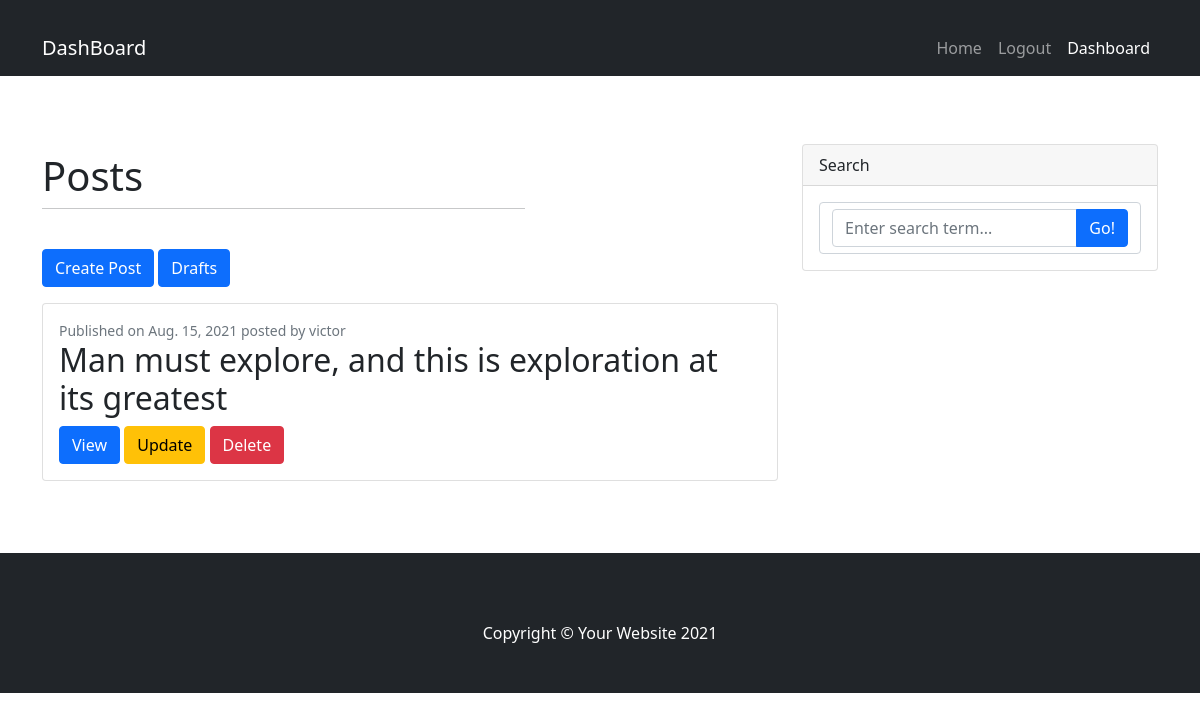
The app's page /dashboard/ (signed in) with its own data.
### blog/models.py (models this page shows, shortened)
class Post(models.Model):
    author = models.ForeignKey(User, on_delete=models.CASCADE)
    title = models.CharField(max_length=200)
    content = models.TextField()
    slug = models.SlugField(allow_unicode=True, unique=True, blank=True)
    image = models.ImageField(default='post.jpg', upload_to='post_pics/')
    created_date = models.DateField(default=timezone.now)
    published_date = models.DateField(blank=True, null=True)
    category = models.ForeignKey('blog.category', on_delete=models.CASCADE)
    likes = models.ManyToManyField(User, related_name="post_like")

### blog/views.py (the view)
# urls.py: path('dashboard/', views.DashBoardView.as_view(), name='dashboard'),
class DashBoardView(CategoryMixin, ListView):
    template_name = 'dashboard/dpost_list.html'
    model = Post
    def get_context_data(self, **kwargs):
        context = super(DashBoardView, self).get_context_data(**kwargs)
        d_posts = self.get_dposts()
        context['d_posts'] = d_posts
        context['page_obj'] = d_posts
        return context
    def get_dposts(self):
        queryset = Post.objects.filter(author_id=self.request.user)
        paginator = Paginator(queryset, 8)
        page = self.request.GET.get('page')
        d_posts = paginator.get_page(page)
        return d_posts

### blog/views.py (called while the page is built)
    def get_categories(self):
        return Category.objects.all()

    def get_context_data(self, **kwargs):
        context = super(CategoryMixin, self).get_context_data(**kwargs)
        context['categories'] = self.get_categories()
        return context

### blog/templates/dashboard/dpost_list.html (shortened to what this page needs)
{% extends 'dashboard/d_base.html'%}
{% block content %}
        <div class="container">
            <div class="row py-5">
                <div class="col-lg-8">
                    <div class="row justify-content-left">
                        <div class="col-8">
                          <h1 class="mt-2">Posts</h1>
                          <hr class="mt-0 mb-4">
                        <a class="btn btn-primary my-3" href="{% url 'post_create' %}">Create Post</a>
                        <a class="btn btn-primary my-3" href="{% url 'post_drafts' %}">Drafts</a>
                        </div>
                    </div>
                    {% for post in d_posts %}
                        {% if post.published_date %}
                        <div class="card mb-4">
                            <div class="card-body">
                                <div class="small text-muted">Published on {{ post.published_date }} posted by {{ post.author.username }}</div>
                                <h2 class="card-title">{{ post.title }}</h2>
                                <a class="btn btn-primary" href="{% url 'post_detail' slug=post.slug %}">View</a>
                                <a class="btn btn-warning" href="{% url 'post_update' slug=post.slug %}">Update</a>
                                <a class="btn btn-danger" href="{% url 'post_delete' slug=post.slug %}">Delete</a>
                            </div>
                        </div>
                        {% elif not post.published_date %}
                        <div class="card mb-4">
                            <div class="card-body">
                                <h2 class="card-title">You have no posts to display</h2>
                            </div>
                        </div>
                        {% endif %}
                    {% endfor %}
                </div>
                <div class="col-lg-4">
                    <div class="card mb-4">
                        <div class="card-header">Search</div>
                        <div class="card-body">
                            <form class="form-control" method="GET" action="{% url 'dsearch_result' %}">
                            <div class="input-group">
                                <input class="form-control" name="q" type="text" placeholder="Enter search term..." aria-label="Enter search term..." aria-describedby="button-search" />
                                <button class="btn btn-primary" id="button-search" type="submit">Go!</button>
                            </div>
                            </form>
                        </div>
                    </div>
                    </div>
                </div>
            </div>
 {% endblock %}

### records on screen
Post: published_date "Aug. 15, 2021", author.username "victor", title "Man must explore, and this is exploration at its greatest"
